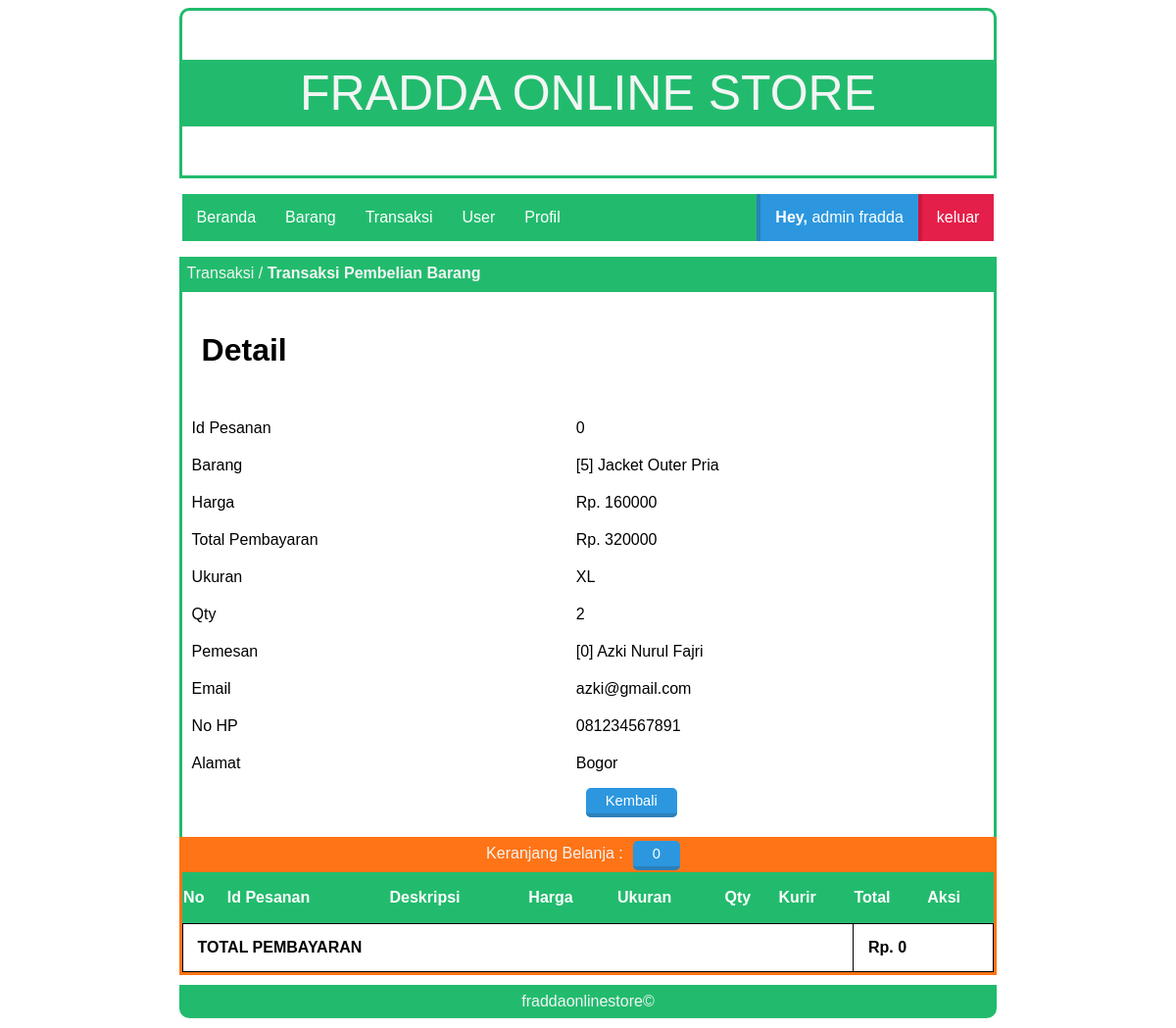
The app's page /fraddaonlinestore/index.php?page=transaksi_detail&id=0 (signed in) with its own data.
### tables this page shows
CREATE TABLE `tbl_pesanan` (
  `id_pesanan` int(100) NOT NULL,
  `id_user` int(100) NOT NULL,
  `id_barang` int(100) NOT NULL,
  `ukuran` varchar(5) NOT NULL,
  `qty` int(50) NOT NULL,
  `kurir` varchar(15) NOT NULL,
  `date_in` date NOT NULL,
  `total` int(100) NOT NULL
);

CREATE TABLE `tbl_barang` (
  `id_barang` int(100) NOT NULL,
  `deskripsi` varchar(100) NOT NULL,
  `harga` int(20) NOT NULL,
  `stok` int(5) NOT NULL,
  `created` date NOT NULL,
  `nama_image` varchar(50) NOT NULL,
  `type_image` varchar(50) NOT NULL,
  `size_image` bigint(20) NOT NULL
);

CREATE TABLE `tbl_users` (
  `id_user` int(100) NOT NULL,
  `nama_lengkap` varchar(30) NOT NULL,
  `email` varchar(30) NOT NULL,
  `username` varchar(6) NOT NULL,
  `password` varchar(6) NOT NULL,
  `alamat` varchar(50) NOT NULL,
  `no_hp` text NOT NULL,
  `title` varchar(10) NOT NULL
);

### fraddaonlinestore/page/admin/transaksi/transaksi_detail.php (the view)
<div class="box-title">
    <p>Transaksi / <b>Transaksi Pembelian Barang</b></p>
</div>
<div id="box">
  <h1>Detail</h1>
  <?php
  include 'lib/koneksi.php';
  $id = $_GET['id'];
  $query = $conn->prepare("SELECT * FROM tbl_pesanan
                          JOIN tbl_barang ON tbl_pesanan.id_barang=tbl_barang.id_barang
                          JOIN tbl_users ON tbl_pesanan.id_user=tbl_users.id_user
                          WHERE tbl_pesanan.id_pesanan=:id");
  $query->bindparam(':id', $id);
  $query->execute();
  $data = $query->fetch(PDO::FETCH_OBJ);
   ?>
   <table class="article">
     <tr>
        <td>Id Pesanan</td>
        <td><?php echo $data->id_pesanan; ?></td>
     </tr>
     <tr>
        <td>Barang</td>
        <td><?php echo "[".$data->id_barang."] ".$data->deskripsi; ?></td>
     </tr>
     <tr>
        <td>Harga</td>
        <td><?php echo "Rp. ".$data->harga; ?></td>
     </tr>
     <tr>
        <td>Total Pembayaran</td>
        <td><?php echo "Rp. ".$data->total; ?></td>
     </tr>
     <tr>
        <td>Ukuran</td>
        <td><?php echo $data->ukuran; ?></td>
     </tr>
     <tr>
        <td>Qty</td>
        <td><?php echo $data->qty; ?></td>
     </tr>
     <tr>
        <td>Pemesan</td>
        <td><?php echo "[".$data->id_user."] ".$data->nama_lengkap; ?></td>
     </tr>
     <tr>
        <td>Email</td>
        <td><?php echo $data->email; ?></td>
     </tr>
     <tr>
        <td>No HP</td>
        <td><?php echo $data->no_hp; ?></td>
     </tr>
     <tr>
        <td>Alamat</td>
        <td><?php echo $data->alamat; ?></td>
     </tr>
     <tr>
       <td></td>
       <td>
         <a class="tombol-biru" href="?page=transaksi">Kembali</a>
       </td>
     </tr>
   </table>
<br>
</div>

### fraddaonlinestore/style.css (style rules this page uses)
.box-title { background: #22bb6d; width: 70%; height: 30px; margin: auto; border: 3px solid #22bb6d; }
.box-title p { color: #f3f5f4; margin: 5px 5px; font-family: sans-serif; }
#box { border-bottom: 0px; border-left: 3px solid #22bb6d; border-right: 3px solid #22bb6d; width: 70%; margin: auto; min-height: 200px; overflow: hidden; }
table.article { border-collapse: collapse; border: 0px; width: 100%; }
.article td { border: 0px; padding: 10px; }
#box p,h1,h2,table,tr,td,img { font-family: sans-serif; padding: 20px; text-align: justify; }
.tombol-biru { background:#2C97DF; color:white; border-top:0; border-left:0; border-right:0; border-bottom:4px solid #2A80B9; border-radius: 5px; padding:5px 20px; text-decoration:none; font-family:sans-serif; font-size:11pt; margin:10px; }

### records on screen
tbl_pesanan: id_pesanan "0", id_barang.id_barang "5", id_barang.deskripsi "Jacket Outer Pria", id_barang.harga "160000", total "320000", ukuran "XL", qty "2", id_user.id_user "0", id_user.nama_lengkap "Azki Nurul Fajri", id_user.email "azki@gmail.com", id_user.no_hp "081234567891", id_user.alamat "Bogor"

### other values on screen
$title "admin"
$user "fradda"
$count "0"
$jumlah "0"
